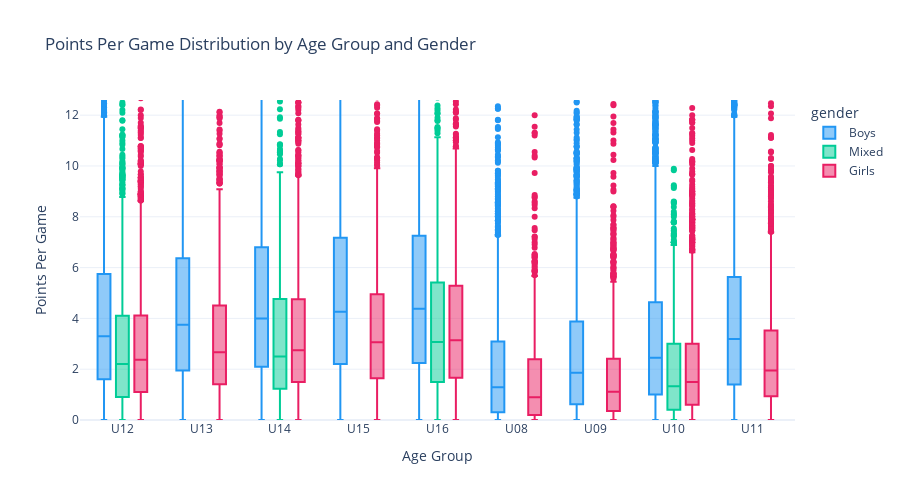

The cell this chart's notebook holds for it:
### Code cell
# Visualize as box plots
box_data = bench_df[bench_df['age_group'].isin(['U08','U09','U10','U11','U12','U13','U14','U15','U16'])].copy()
ag_order_filtered = [ag for ag in ag_order if ag in box_data['age_group'].unique()]
box_data['age_group'] = pd.Categorical(box_data['age_group'], categories=ag_order_filtered, ordered=True)

fig = px.box(
    box_data, x='age_group', y='ppg', color='gender',
    color_discrete_map={'Boys': '#2196F3', 'Girls': '#E91E63'},
    title='Points Per Game Distribution by Age Group and Gender',
    labels={'ppg': 'Points Per Game', 'age_group': 'Age Group'}
)
fig.update_layout(template='plotly_white', height=500)
fig.update_yaxes(range=[0, box_data['ppg'].quantile(0.98)])
fig.show()

### Figure 1 — Plotly figure (JSON) as saved in the notebook; plotly's stock layout.template omitted (floating-point values rounded to 4 significant figures; data arrays with more than 128 entries replaced by an {"elided": "..."} marker saying what was removed)
{"data": [{"alignmentgroup": "True", "hovertemplate": "gender=Boys<br>Age Group=%{x}<br>Points Per Game=%{y}<extra></extra>", "legendgroup": "Boys", "marker": {"color": "#2196F3"}, "name": "Boys", "notched": false, "offsetgroup": "Boys", "orientation": "v", "showlegend": true, "type": "box", "x": {"elided": "34860 str values"}, "x0": " ", "xaxis": "x", "y": {"elided": "34860 float values"}, "y0": " ", "yaxis": "y"}, {"alignmentgroup": "True", "hovertemplate": "gender=Mixed<br>Age Group=%{x}<br>Points Per Game=%{y}<extra></extra>", "legendgroup": "Mixed", "marker": {"color": "#00cc96"}, "name": "Mixed", "notched": false, "offsetgroup": "Mixed", "orientation": "v", "showlegend": true, "type": "box", "x": {"elided": "4719 str values"}, "x0": " ", "xaxis": "x", "y": {"elided": "4719 float values"}, "y0": " ", "yaxis": "y"}, {"alignmentgroup": "True", "hovertemplate": "gender=Girls<br>Age Group=%{x}<br>Points Per Game=%{y}<extra></extra>", "legendgroup": "Girls", "marker": {"color": "#E91E63"}, "name": "Girls", "notched": false, "offsetgroup": "Girls", "orientation": "v", "showlegend": true, "type": "box", "x": {"elided": "17033 str values"}, "x0": " ", "xaxis": "x", "y": {"elided": "17033 float values"}, "y0": " ", "yaxis": "y"}], "layout": {"boxmode": "group", "height": 500, "legend": {"title": {"text": "gender"}, "tracegroupgap": 0}, "title": {"text": "Points Per Game Distribution by Age Group and Gender"}, "xaxis": {"anchor": "y", "domain": [0, 1], "title": {"text": "Age Group"}}, "yaxis": {"anchor": "x", "domain": [0, 1], "range": [0, 12.6], "title": {"text": "Points Per Game"}}}}
